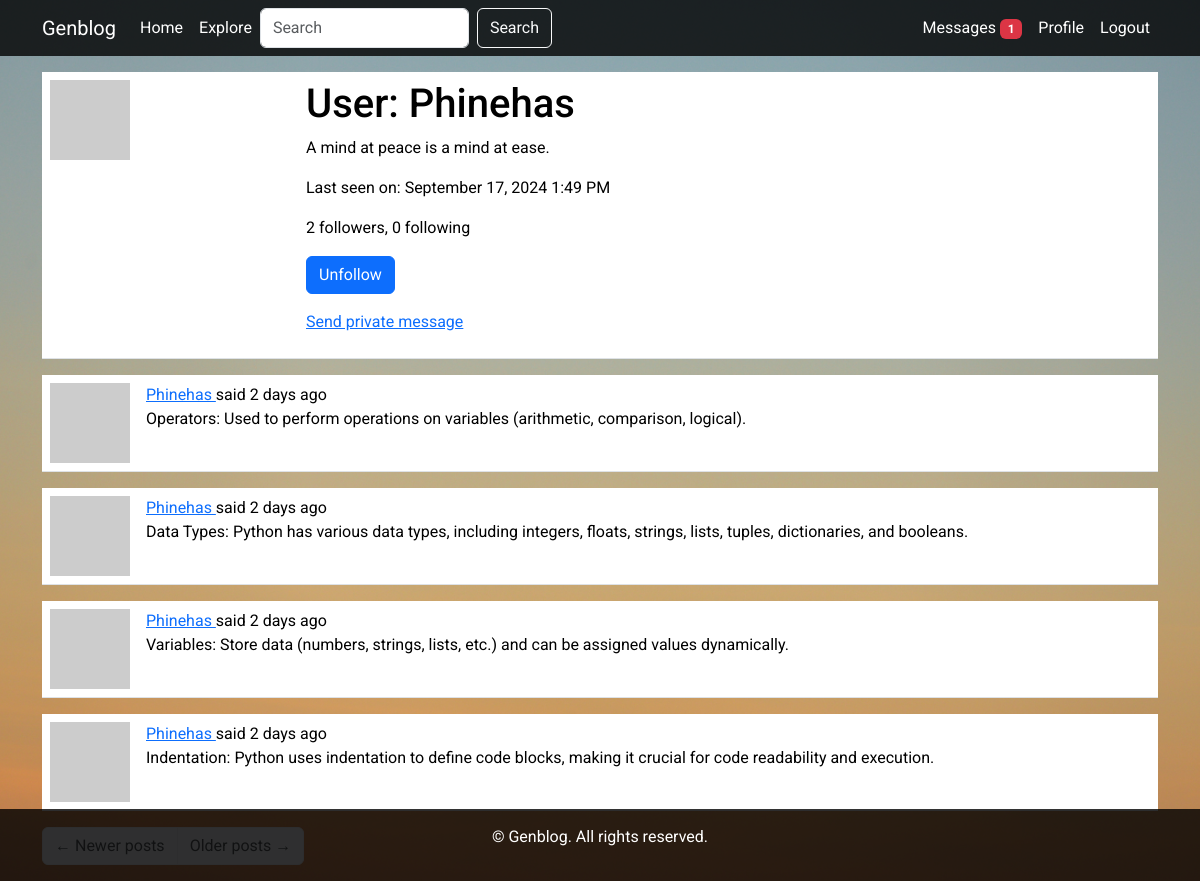
Screenshot of /user/Phinehas (signed in) with the database file from the repository.
### app/models.py (models this page shows, shortened)
class User(UserMixin, db.Model):
    id: so.Mapped[int] = so.mapped_column(primary_key=True)
    username: so.Mapped[str] = so.mapped_column(sa.String(64), index=True,
                                                unique=True)
    email: so.Mapped[str] = so.mapped_column(sa.String(120), index=True,
                                             unique=True)
    password_hash: so.Mapped[Optional[str]] = so.mapped_column(sa.String(256))
    about_me: so.Mapped[Optional[str]] = so.mapped_column(sa.String(140))
    last_seen: so.Mapped[Optional[datetime]] = so.mapped_column(
        default=lambda: datetime.now(timezone.utc))
    last_message_read_time: so.Mapped[Optional[datetime]]
    posts: so.WriteOnlyMapped['Post'] = so.relationship(
        back_populates='author')
    following: so.WriteOnlyMapped['User'] = so.relationship(
        secondary=followers, primaryjoin=(followers.c.follower_id == id),
        secondaryjoin=(followers.c.followed_id == id),
        back_populates='followers')
    followers: so.WriteOnlyMapped['User'] = so.relationship(
        secondary=followers, primaryjoin=(followers.c.followed_id == id),
        secondaryjoin=(followers.c.follower_id == id),
        back_populates='following')
    messages_sent: so.WriteOnlyMapped['Message'] = so.relationship(
        foreign_keys='Message.sender_id', back_populates='author')
    messages_received: so.WriteOnlyMapped['Message'] = so.relationship(
        foreign_keys='Message.recipient_id', back_populates='recipient')
    notifications: so.WriteOnlyMapped['Notification'] = so.relationship(
        back_populates='user')
    tasks: so.WriteOnlyMapped['Task'] = so.relationship(back_populates='user')
    def avatar(self, size):
        digest = md5(self.email.lower().encode('utf-8')).hexdigest()
        return f'https://www.gravatar.com/avatar/{digest}?d=identicon&s={size}'
    def is_following(self, user):
        query = self.following.select().where(User.id == user.id)
        return db.session.scalar(query) is not None
    def followers_count(self):
        query = sa.select(sa.func.count()).select_from(
            self.followers.select().subquery())
        return db.session.scalar(query)
    def following_count(self):
        query = sa.select(sa.func.count()).select_from(
            self.following.select().subquery())
        return db.session.scalar(query)
    def unread_message_count(self):
        last_read_time = self.last_message_read_time or datetime(1900, 1, 1)
        query = sa.select(Message).where(Message.recipient == self,
                                         Message.timestamp > last_read_time)
        return db.session.scalar(sa.select(sa.func.count()).select_from(
            query.subquery()))
    def get_tasks_in_progress(self):
        query = self.tasks.select().where(Task.complete == False)
        return db.session.scalars(query)

class SearchableMixin:
    @classmethod
    def before_commit(cls, session):
        session._changes = {
            'add': list(session.new),
            'update': list(session.dirty),
            'delete': list(session.deleted)
        }
    @classmethod
    def after_commit(cls, session):
        for obj in session._changes['add']:
            if isinstance(obj, SearchableMixin):
                add_to_index(obj.__tablename__, obj)
        for obj in session._changes['update']:
            if isinstance(obj, SearchableMixin):
                add_to_index(obj.__tablename__, obj)
        for obj in session._changes['delete']:
            if isinstance(obj, SearchableMixin):
                remove_from_index(obj.__tablename__, obj)
        session._changes = None

class Post(SearchableMixin, db.Model):
    __searchable__ = ['body']
    id: so.Mapped[int] = so.mapped_column(primary_key=True)
    body: so.Mapped[str] = so.mapped_column(sa.String(140))
    timestamp: so.Mapped[datetime] = so.mapped_column(
        index=True, default=lambda: datetime.now(timezone.utc))
    user_id: so.Mapped[int] = so.mapped_column(sa.ForeignKey(User.id),
                                               index=True)
    language: so.Mapped[Optional[str]] = so.mapped_column(sa.String(5))
    author: so.Mapped[User] = so.relationship(back_populates='posts')

### app/main/routes.py (the view)
@bp.route('/user/<username>')
@login_required
def user(username):
    user = db.first_or_404(sa.select(User).where(User.username == username))
    page = request.args.get('page', 1, type=int)
    query = user.posts.select().order_by(Post.timestamp.desc())
    posts = db.paginate(query, page=page,
                        per_page=current_app.config['POSTS_PER_PAGE'],
                        error_out=False)
    next_url = url_for('main.user', username=user.username,
                       page=posts.next_num) if posts.has_next else None
    prev_url = url_for('main.user', username=user.username,
                       page=posts.prev_num) if posts.has_prev else None
    form = EmptyForm()
    return render_template('user.html', user=user, posts=posts.items,
                           next_url=next_url, prev_url=prev_url, form=form)

### app/main/forms.py
class SearchForm(FlaskForm):
    q = StringField(_l('Search'), validators=[DataRequired()])
    def __init__(self, *args, **kwargs):
        if 'formdata' not in kwargs:
            kwargs['formdata'] = request.args
        if 'meta' not in kwargs:
            kwargs['meta'] = {'csrf': False}
        super(SearchForm, self).__init__(*args, **kwargs)

class EmptyForm(FlaskForm):
    submit = SubmitField('Submit')

### app/__init__.py (called while the page is built)
def get_locale():
    return request.accept_languages.best_match(current_app.config['LANGUAGES'])

### app/main/routes.py (called while the page is built)
@bp.before_app_request
def before_request():
    if current_user.is_authenticated:
        current_user.last_seen = datetime.now(timezone.utc)
        db.session.commit()
        g.search_form = SearchForm()
    g.locale = str(get_locale())

### app/models.py (called while the page is built)
@login.user_loader
def load_user(id):
    return db.session.get(User, int(id))

### app/templates/user.html (shortened to what this page needs)
{% extends "base.html" %}
{% block content %}
    <table class="table table-hover">
        <tr>
            <td width="256px"><img src="{{ user.avatar(256) }}"></td>
            <td>
                <h1>{{ _('User') }}: {{ user.username }}</h1>
                {% if user.about_me %}<p>{{ user.about_me }}</p>{% endif %}
                {% if user.last_seen %}
                <p>{{ _('Last seen on') }}: {{ moment(user.last_seen).format('LLL') }}</p>
                {% endif %}
                <p>{{ _('%(count)d followers', count=user.followers_count()) }}, {{ _('%(count)d following', count=user.following_count()) }}</p>
                {% if user == current_user %}
                <p><a href="{{ url_for('main.edit_profile') }}">{{ _('Edit your profile') }}</a></p>
                {% if not current_user.get_task_in_progress('export_posts') %}
                <p><a href="{{ url_for('main.export_posts') }}">{{ _('Export your posts') }}</a></p>
                {% endif %}
                {% else %}
                <p>
                    <form action="{{ url_for('main.unfollow', username=user.username) }}" method="post">
                        {{ form.submit(value=_('Unfollow'), class_='btn btn-primary') }}
                    </form>
                </p>
                {% endif %}
                {% if user != current_user %}
                <p><a href="{{ url_for('main.send_message', recipient=user.username) }}">{{ _('Send private message') }}</a></p>
                {% endif %}
            </td>
        </tr>
    </table>
    {% for post in posts %}
        {% include '_post.html' %}
    {% endfor %}
    <nav aria-label="Post navigation">
        <ul class="pagination">
            <li class="page-item{% if not prev_url %} disabled{% endif %}">
                <a class="page-link" href="{{ prev_url }}">
                    <span aria-hidden="true">&larr;</span> {{ _('Newer posts') }}
                </a>
            </li>
            <li class="page-item{% if not next_url %} disabled{% endif %}">
                <a class="page-link" href="{{ next_url }}">
                    {{ _('Older posts') }} <span aria-hidden="true">&rarr;</span>
                </a>
            </li>
        </ul>
    </nav>
{% endblock %}

### app/templates/_post.html (shortened to what this page needs)
<table class="table table-hover">
    <tr>
        <td width="70px">
            {% if post.author %}
                <a href="{{ url_for('main.user', username=post.author.username) }}">
                    <img src="{{ post.author.avatar(70) }}" />
                </a>
            {% else %}
                <img src="default_avatar.png" />
            {% endif %}
        </td>
        <td>
            {% if post.author %}
                {{ _('%(username)s said %(when)s',
                    username=user_link, when=moment(post.timestamp).fromNow()) }}
            {% else %}
                {{ _('Unknown user said %(when)s', when=moment(post.timestamp).fromNow()) }}
            {% endif %}
            <br>
            <span id="post{{ post.id }}">{{ post.body }}</span>
        </td>
    </tr>
</table>

### app/templates/base.html (style rules this page uses)
body { font-family: 'Roboto', sans-serif; background: url('/static/images/background.jpg') no-repeat center center fixed; background-size: cover; }

### rows the page displays
User: username "Phinehas", about_me "A mind at peace is a mind at ease.", last_seen "September 17, 2024 1:49 PM"
Post: body "Operators: Used to perform operations on variables (arithmetic, comparison, logical)."
Post: body "Data Types: Python has various data types, including integers, floats, strings, lists, tuples, dictionaries, and booleans."
Post: body "Variables: Store data (numbers, strings, lists, etc.) and can be assigned values dynamically."
Post: body "Indentation: Python uses indentation to define code blocks, making it crucial for code readability and execution."

### other values shown
{{ unread_message_count }} "1"
